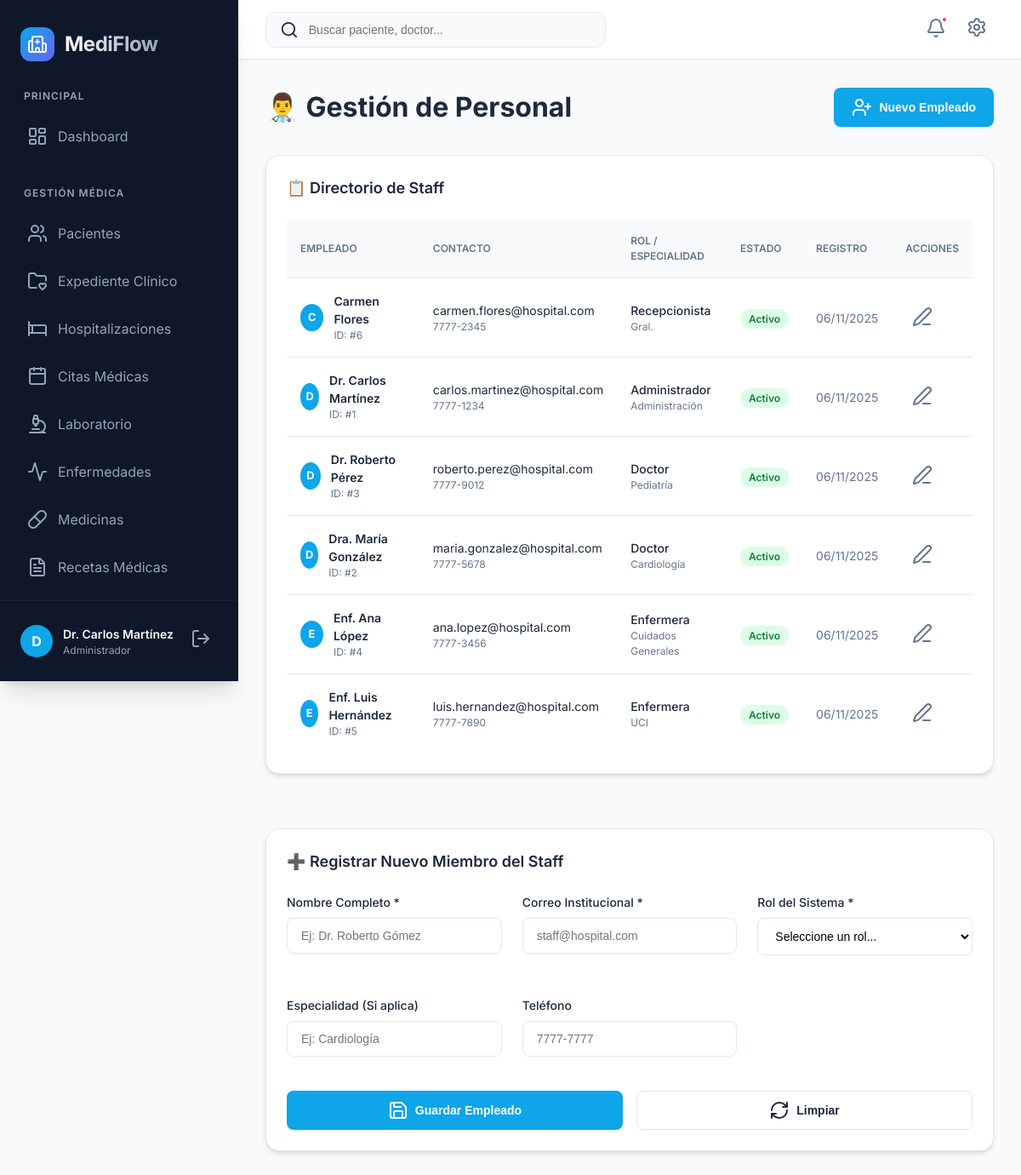
Screenshot of /empleados.php (signed in) with the database file from the repository.
### tables this page shows
CREATE TABLE `empleado` (
  `codigoempleado` int NOT NULL AUTO_INCREMENT,
  `nombreempleado` varchar(150) NOT NULL,
  `correoempleado` varchar(100) NOT NULL,
  `clave` varchar(255) NOT NULL,
  `rol` enum('admin','doctor','enfermera','recepcionista') NOT NULL DEFAULT 'recepcionista',
  `telefono` varchar(20) DEFAULT NULL,
  `especialidad` varchar(100) DEFAULT NULL,
  `fecha_contratacion` date DEFAULT NULL,
  `estado` enum('activo','inactivo') DEFAULT 'activo',
  `created_at` timestamp NOT NULL DEFAULT CURRENT_TIMESTAMP,
  `updated_at` timestamp NOT NULL DEFAULT CURRENT_TIMESTAMP ON UPDATE CURRENT_TIMESTAMP,
  PRIMARY KEY (`codigoempleado`),
  UNIQUE KEY `correoempleado` (`correoempleado`),
  KEY `idx_correo` (`correoempleado`),
  KEY `idx_rol` (`rol`)
);

### empleados.php (the view, shortened to what this page needs)
<?php
require_once("includes/db.php");
$empleadosQuery = $conn->query("SELECT * FROM empleado ORDER BY nombreempleado");
$empleadosList = [];
while($row = $empleadosQuery->fetch_assoc()) $empleadosList[] = $row;
?>
<?php
require_once("includes/header.php");
require_once("includes/sidebar.php");
?>
<div class="card-header" style="margin-bottom: 2rem;">
    <h1 style="margin: 0;">👨‍⚕️ Gestión de Personal</h1>
    <button class="btn btn-primary" onclick="document.getElementById('formEmpleado').scrollIntoView({behavior: 'smooth'})">
        <i data-lucide="user-plus"></i> Nuevo Empleado
    </button>
</div>
<div style="display: grid; grid-template-columns: 1fr; gap: 2rem;">
    <div class="card">
        <div class="card-header">
            <h2 class="card-title">📋 Directorio de Staff</h2>
        </div>
        <div class="table-container">
            <table>
                <thead>
                    <tr>
                        <th>Empleado</th>
                        <th>Contacto</th>
                        <th>Rol / Especialidad</th>
                        <th>Estado</th>
                        <th>Registro</th>
                        <th>Acciones</th>
                    </tr>
                </thead>
                <tbody>
                    <?php if ($empleadosList): foreach($empleadosList as $e): ?>
                            <tr>
                                <td>
                                    <div style="display: flex; align-items: center; gap: 0.75rem;">
                                        <div class="user-avatar" style="width: 32px; height: 32px; font-size: 0.8rem;">
                                            <?= strtoupper(substr($e['nombreempleado'], 0, 1)) ?>
                                        </div>
                                        <div>
                                            <div style="font-weight: 600;"><?= htmlspecialchars($e['nombreempleado']) ?></div>
                                            <div style="font-size: 0.75rem; color: var(--text-muted);">ID: #<?= $e['codigoempleado'] ?></div>
                                        </div>
                                    </div>
                                </td>
                                <td>
                                    <div style="font-size: 0.875rem;"><?= htmlspecialchars($e['correoempleado']) ?></div>
                                    <div style="font-size: 0.75rem; color: var(--text-muted);"><?= htmlspecialchars($e['telefono'] ?? 'Sin teléfono') ?></div>
                                </td>
                                <td>
                                    <div style="text-transform: capitalize; font-weight: 500;"><?= getRolNameHeader($e['rol']) ?></div>
                                    <div style="font-size: 0.75rem; color: var(--text-muted);"><?= htmlspecialchars($e['especialidad'] ?: 'Gral.') ?></div>
                                </td>
                                <td>
                                    <span class="badge <?= $e['estado'] == 'activo' ? 'badge-success' : 'badge-danger' ?>">
                                        <?= ucfirst($e['estado']) ?>
                                    </span>
                                </td>
                                <td style="font-size: 0.875rem; color: var(--text-muted);">
                                    <?= date('d/m/Y', strtotime($e['created_at'])) ?>
                                </td>
                                <td>
                                    <button class="icon-btn" onclick="abrirEditar(<?= htmlspecialchars(json_encode($e)) ?>)" title="Editar">
                                        <i data-lucide="edit-3"></i>
                                    </button>
                                </td>
                            </tr>
                        <?php endforeach; endif; ?>
                </tbody>
            </table>
        </div>
    </div>
    <div class="card" id="formEmpleado">
        <div class="card-header">
            <h2 class="card-title">➕ Registrar Nuevo Miembro del Staff</h2>
        </div>
        <form method="post">
            <div style="display: grid; grid-template-columns: repeat(auto-fit, minmax(200px, 1fr)); gap: 1.5rem;">
                <div class="form-group">
                    <label class="form-label">Nombre Completo *</label>
                    <input type="text" name="nombre" class="form-control" placeholder="Ej: Dr. Roberto Gómez" required>
                </div>
                <div class="form-group">
                    <label class="form-label">Correo Institucional *</label>
                    <input type="email" name="correo" class="form-control" placeholder="staff@hospital.com" required>
                </div>
                <div class="form-group">
                    <label class="form-label">Rol del Sistema *</label>
                    <select name="rol" class="form-control" required>
                        <option value="">Seleccione un rol...</option>
                    </select>
                </div>
                <div class="form-group">
                    <label class="form-label">Especialidad (Si aplica)</label>
                    <input type="text" name="especialidad" class="form-control" placeholder="Ej: Cardiología">
                </div>
                <div class="form-group">
                    <label class="form-label">Teléfono</label>
                    <input type="text" name="telefono" class="form-control" placeholder="7777-7777">
                </div>
            </div>
            <div style="display: flex; gap: 1rem; margin-top: 1rem;">
                <button type="submit" class="btn btn-primary" style="flex: 1;">
                    <i data-lucide="save"></i> Guardar Empleado
                </button>
                <button type="reset" class="btn btn-outline" style="flex: 1;">
                    <i data-lucide="refresh-cw"></i> Limpiar
                </button>
            </div>
        </form>
    </div>
</div>
<?php require_once("includes/footer.php"); ?>

### css/style.css (style rules this page uses)
:root { --primary: #0ea5e9; --primary-hover: #0284c7; --secondary: #6366f1; --accent: #f43f5e; --success: #10b981; --warning: #f59e0b; --error: #ef4444; --info: #3b82f6; --bg-main: #f8fafc; --bg-surface: #ffffff; --bg-sidebar: #0f172a; --text-main: #1e293b; --text-muted: #64748b; --text-light: #94a3b8; --text-on-dark: #f8fafc; --border: #e2e8f0; --shadow-sm: 0 1px 2px 0 rgb(0 0 0 / 0.05); --shadow: 0 4px 6px -1px rgb(0 0 0 / 0.1), 0 2px 4px -2px rgb(0 0 0 / 0.1); --shadow-md: 0 10px 15px -3px rgb(0 0 0 / 0.1), 0 4px 6px -4px rgb(0 0 0 / 0.1); --shadow-lg: 0 20px 25px -5px rgb(0 0 0 / 0.1), 0 8px 10px -6px rgb(0 0 0 / 0.1); --radius-sm: 0.375rem; --radius: 0.5rem; --radius-md: 0.75rem; --radius-lg: 1rem; --radius-xl: 1.5rem; --sidebar-width: 280px; --header-height: 70px; }
* { margin: 0; padding: 0; box-sizing: border-box; }
body { font-family: 'Inter', sans-serif; background-color: var(--bg-main); color: var(--text-main); line-height: 1.5; -webkit-font-smoothing: antialiased; }
.user-avatar { width: 38px; height: 38px; background: var(--primary); border-radius: 50%; display: flex; align-items: center; justify-content: center; font-weight: 700; color: white; }
.icon-btn { background: none; border: none; padding: 0.5rem; border-radius: var(--radius); color: var(--text-muted); cursor: pointer; position: relative; }
.card { background-color: var(--bg-surface); border-radius: var(--radius-lg); box-shadow: var(--shadow); padding: 1.5rem; margin-bottom: 2rem; border: 1px solid var(--border); }
.card-header { display: flex; align-items: center; justify-content: space-between; margin-bottom: 1.5rem; }
.card-title { font-size: 1.125rem; font-weight: 600; }
.table-container { width: 100%; overflow-x: auto; }
table { width: 100%; border-collapse: collapse; }
th { text-align: left; padding: 1rem; font-size: 0.75rem; font-weight: 600; text-transform: uppercase; color: var(--text-muted); border-bottom: 1px solid var(--border); background-color: #f8fafc; }
td { padding: 1rem; font-size: 0.875rem; border-bottom: 1px solid var(--border); }
tr:last-child td { border-bottom: none; }
.badge { padding: 0.25rem 0.625rem; border-radius: 9999px; font-size: 0.75rem; font-weight: 600; }
.badge-success { background: #dcfce7; color: #15803d; }
.btn { display: inline-flex; align-items: center; justify-content: center; gap: 0.5rem; padding: 0.625rem 1.25rem; border-radius: var(--radius); font-size: 0.875rem; font-weight: 600; cursor: pointer; transition: all 0.2s ease; border: 1px solid transparent; }
.btn-primary { background-color: var(--primary); color: white; }
.btn-outline { background-color: transparent; border-color: var(--border); color: var(--text-main); }
.form-group { margin-bottom: 1.5rem; }
.form-label { display: block; font-size: 0.875rem; font-weight: 500; margin-bottom: 0.5rem; }
.form-control { width: 100%; padding: 0.75rem 1rem; border: 1px solid var(--border); border-radius: var(--radius); font-size: 0.875rem; transition: all 0.2s ease; background-color: var(--bg-surface); }

### rows the page displays
empleado: nombreempleado "C", nombreempleado "Carmen Flores", codigoempleado "6", correoempleado "carmen.flores@hospital.com", telefono "7777-2345", rol "Recepcionista", especialidad "Gral.", estado "Activo", created_at "06/11/2025"
empleado: nombreempleado "D", nombreempleado "Dr. Carlos Martínez", codigoempleado "1", correoempleado "carlos.martinez@hospital.com", telefono "7777-1234", rol "Administrador", especialidad "Administración", estado "Activo", created_at "06/11/2025"
empleado: nombreempleado "D", nombreempleado "Dr. Roberto Pérez", codigoempleado "3", correoempleado "roberto.perez@hospital.com", telefono "7777-9012", rol "Doctor", especialidad "Pediatría", estado "Activo", created_at "06/11/2025"
empleado: nombreempleado "D", nombreempleado "Dra. María González", codigoempleado "2", correoempleado "maria.gonzalez@hospital.com", telefono "7777-5678", rol "Doctor", especialidad "Cardiología", estado "Activo", created_at "06/11/2025"
empleado: nombreempleado "E", nombreempleado "Enf. Ana López", codigoempleado "4", correoempleado "ana.lopez@hospital.com", telefono "7777-3456", rol "Enfermera", especialidad "Cuidados Generales", estado "Activo", created_at "06/11/2025"
empleado: nombreempleado "E", nombreempleado "Enf. Luis Hernández", codigoempleado "5", correoempleado "luis.hernandez@hospital.com", telefono "7777-7890", rol "Enfermera", especialidad "UCI", estado "Activo", created_at "06/11/2025"

### other values shown
substr($nombreEmpleado, 0, 1) "D"
$nombreEmpleado "Dr. Carlos Martínez"
getRolNameHeader($rol) "Administrador"
